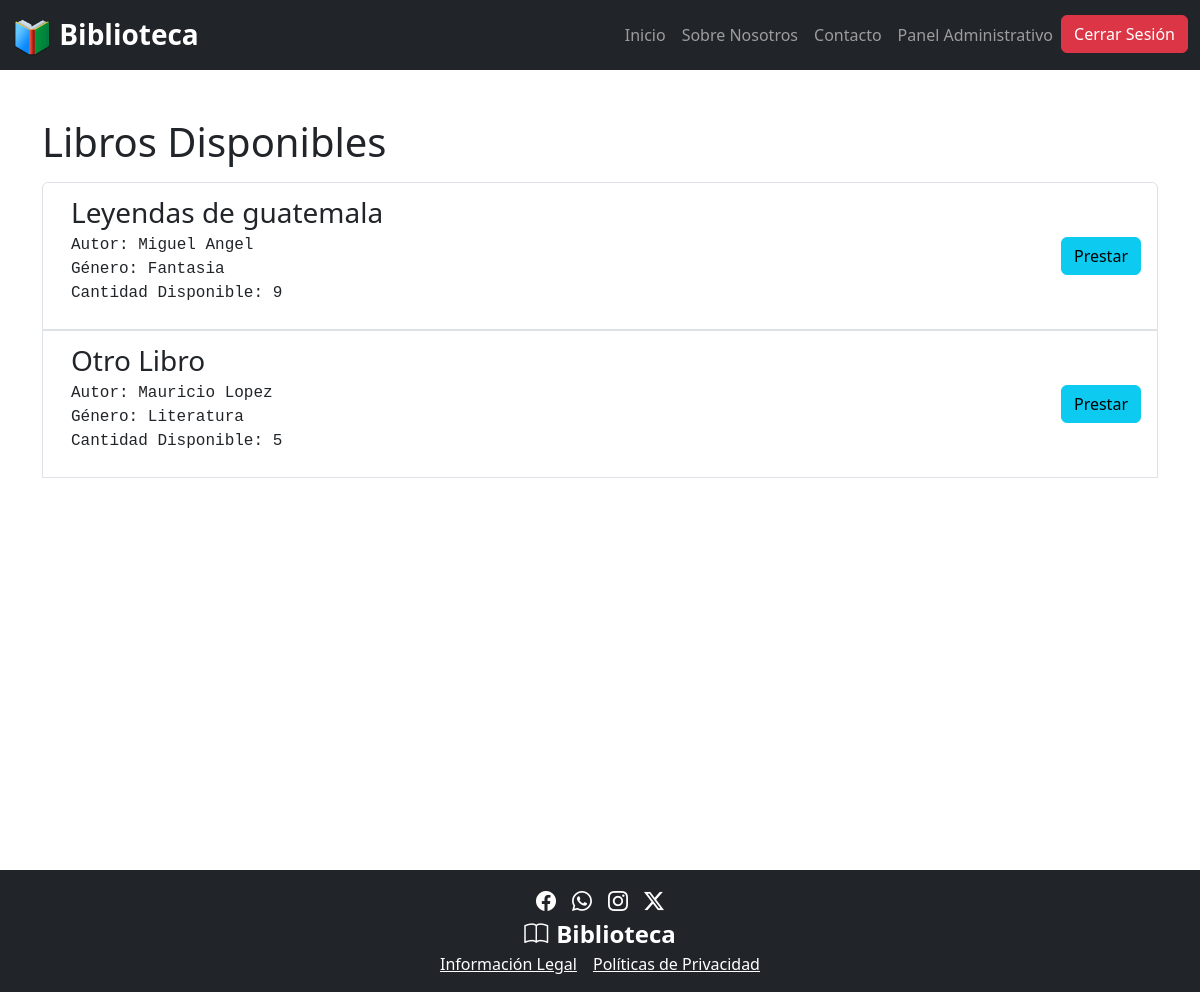
Page /libros/ (signed in) on the committed database.
### app/models.py (models this page shows)
class libros(models.Model):
    titulo = models.CharField(max_length=100)
    autor = models.CharField(max_length=100)
    genero = models.ForeignKey(genero, on_delete=models.SET_NULL, null=True, blank=True)
    fecha_publicacion = models.DateField()
    disponibilidad = models.BooleanField(default=True)
    isbn = models.CharField(max_length=13, unique=True)
    cantidad_total = models.PositiveIntegerField(default=1)  # Cantidad total del libro en inventario
    cantidad_disponible = models.PositiveIntegerField(default=1)  # Cantidad disponible para préstamo

class genero(models.Model):
    genero = models.CharField(max_length=100, unique=True)

### app/views.py (the view)
# urls.py: path('libros/',lista_libros,name='lista_libros'),
@login_required
def lista_libros(request):
    libros_disponibles = libros.objects.filter(cantidad_disponible__gt = 0, disponibilidad = True)
    return render(request, 'usuarios/listalibros.html', {'libro':libros_disponibles})

### app/templates/usuarios/listalibros.html (shortened to what this page needs)
{% extends "../landingPage/base.html" %} {% block content %}
<div class="container my-5">
  <h1>Libros Disponibles</h1>
  <ul class="list-group mt-3">
    {% for book in libro %}
    <li class="list-group-item d-flex">
      <div class="container">
        <p class="fs-3 mb-0">{{ book.titulo }}</p>
        <p class="font-monospace mb-0">Autor: {{ book.autor }}</p>
        <p class="font-monospace mb-0">Género: {{ book.genero.genero }}</p>
        <p class="font-monospace">
          Cantidad Disponible: {{ book.cantidad_disponible }}
        </p>
      </div>
      <button
        class="btn btn-info align-self-center"
        data-bs-toggle="modal"
        data-bs-target="#modal-prestamo{{ book.id }}"
      >
        Prestar
      </button>
    </li>
    {% endfor %}
  </ul>
</div>
{% endblock %}

### rows in the picture
libros: titulo "Leyendas de guatemala", autor "Miguel Angel", genero.genero "Fantasia", cantidad_disponible "9"
libros: titulo "Otro Libro", autor "Mauricio Lopez", genero.genero "Literatura", cantidad_disponible "5"
